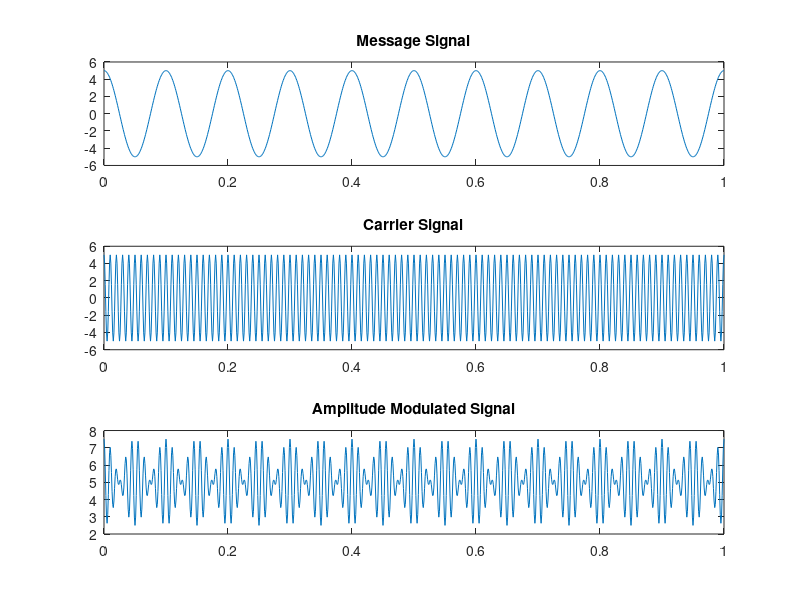

MATLAB code for this plot:
Am = 5;
Ac = 5;
mi = 0.5;
fm = 10;
fc = 100;
F = 2000;
T = 2/F;
t = 0:T:1;

m = Am*cos(2*pi*fm*t);
subplot(3,1,1);
plot(t,m);
title('Message Signal');

c = Ac*cos(2*pi*fc*t);
subplot(3,1,2);
plot(t,c);
title('Carrier Signal');

s = (Ac*(1+mi*cos(2*pi*fm*t).*cos(2*pi*fc*t)));
subplot(3,1,3);
plot(t,s);
title('Amplitude Modulated Signal');